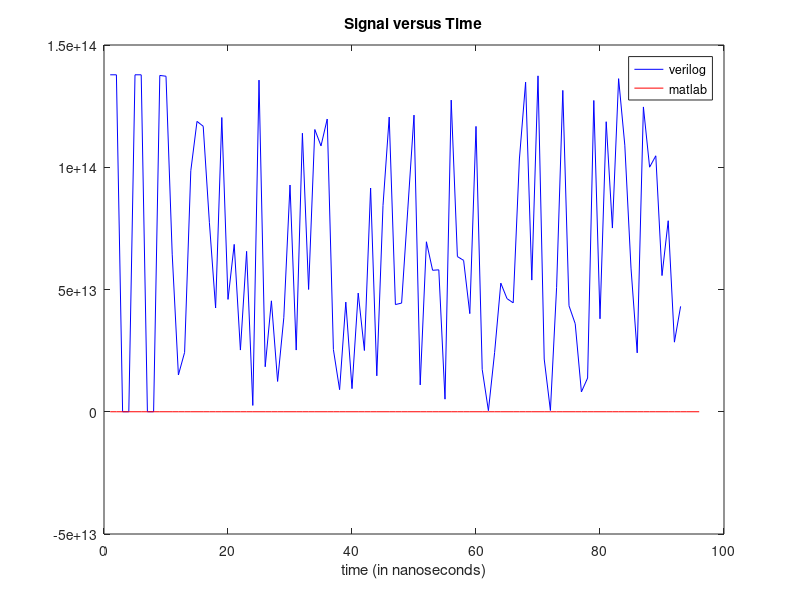
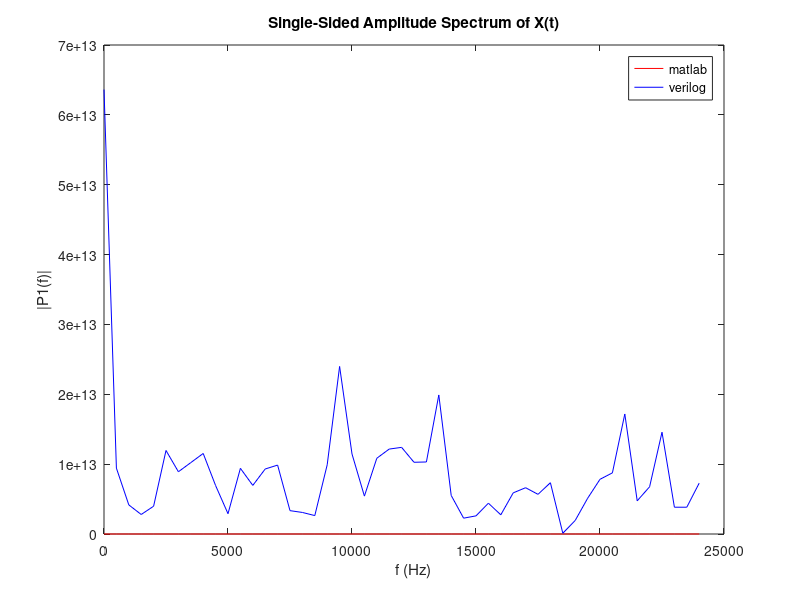

Write the MATLAB code that produced these figures, in order.
clc;
clear;
close all;

%%The 8th order bandpass FIR & IIR filter was designed using MATLAB with a sample
%%rate of 48 kHz. cutoff frequency 8kHz & 16kHz
n=9;
rp=0.5;
fs = 48000;
f1 = 8000;
[b,a] = cheby1(n,rp,2*f1/fs,'high');

% Generating random analog input signal with harmonics
fs = 48000;
dt = 1/fs;
StopTime = 2e-3; % Overall 2ms input signal
t = (0:dt:StopTime-dt)';
L = length(t);
Fc = fs/2;
a = 0.2;
x = 0.2*sin(2*pi*Fc*t*a)+0.4*sin(2*pi*2*Fc*t*a)+0.3*sin(2*pi*2*(Fc/4)*t*a);
x = abs(x);
fx = filter(b,a,x);

%Read the output txt file
%xf = load('xrun_fir.txt');
xf = load('xrun_iir.txt');


% Deuantizing 20bit digital output to analogue signal
n = 20;
Lf = 2^n;
lx = min(fx);
qx = (max(fx)-lx)/Lf;
%these two coefficient are used for the amplitude change 
% to compare with matlab output. the values are chosen by trial
% and error method
dq_adj_cof = 1;
dc_ofset = 0.7;
len = max(size(xf));

for i=1:len
    xf(i) = dq_adj_cof*(xf(i)*qx+dc_ofset*lx);
end

% Plot the output signal versus time
figure;
plot(xf,'color','b');
hold on;
plot(fx,'color','r');
legend('verilog', 'matlab')
xlabel('time (in nanoseconds)');
title('Signal versus Time'); 

%Plot frequency components of filtered signal
%for matlab output
Y = fft(fx);
P2 = abs(Y/L);
P1 = P2(1:L/2+1);
P1(2:end-1) = 2*P1(2:end-1);
f = fs*(0:(L/2))/L;

%for verilog output
Yf = fft(xf);
P2f = abs(Yf/L);
P1f = P2f(1:L/2+1);
P1f(2:end-1) = 2*P1f(2:end-1);
f = fs*(0:(L/2))/L;
figure;
plot(f,P1,'color','r');
hold on;
plot(f,P1f,'color','b');
legend('matlab', 'verilog')
title('Single-Sided Amplitude Spectrum of X(t)');
xlabel('f (Hz)');
ylabel('|P1(f)|');
